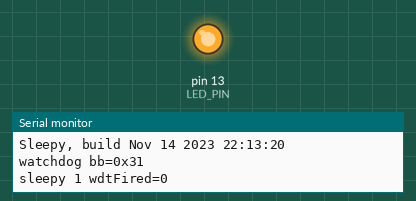
Bench run of a program on a simulated Arduino Uno, built with avr-gcc and run on an emulated ATmega328P. Parts: output pins drawn as LEDs (lit = HIGH), the last lines printed to the serial monitor. Sleep ends after the set time or at an interrupt.

Above: at 0.12 s.
At 8.2 s:
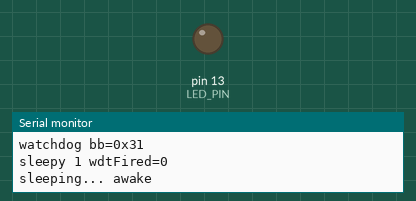
Timing chart, 0 to 21.3 s (numbered marks = the images above):
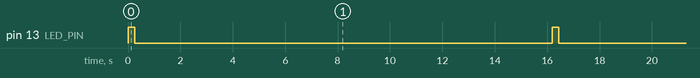

Measured:
- by itself, pin 13 (LED_PIN): alternates HIGH for 0.25 s and LOW for 16.1 s

The program:

main.cpp
```cpp
// (licence header left out)
#include <Arduino.h>
#include <avr/wdt.h>
#include <avr/sleep.h>

// Pin 13 has an LED connected on most Arduino boards:
const int LED_PIN = 13;

int counter = 0;
volatile int wdtFired = 0;


/**
 * Set the watchdog to interrupt every few seconds and not reset the system
 * 0=16ms, 1=32ms,2=64ms,3=128ms,4=250ms,5=500ms, 6=1 sec,7=2 sec, 8=4 sec, 9=8sec
 */
void watchdogSetup(int delay) {

  byte bb;
  if (delay > 9 ) delay=9;
  bb=delay & 7;
  if (delay > 7) bb|= (1<<5);
  bb|= (1<<WDCE);

  Serial.print("watchdog bb=0x");
  Serial.println((int)bb, HEX);

  MCUSR &= ~(1<<WDRF);
  // start timed sequence
  WDTCSR |= (1<<WDCE) | (1<<WDE);
  // set new watchdog timeout value
  WDTCSR = bb;
  WDTCSR |= _BV(WDIE);
}

void setup() {
    Serial.begin(115200);
    Serial.println("Sleepy, build " __DATE__ " " __TIME__);

    pinMode(LED_PIN, OUTPUT);

    watchdogSetup(WDTO_8S);
}

void loop() {
    Serial.print("sleepy ");
    Serial.print(++counter);
    Serial.print(" wdtFired=");
    Serial.println(wdtFired);
    wdtFired = 0;
    digitalWrite(LED_PIN, HIGH);  // set the LED on
    delay(250);
    digitalWrite(LED_PIN, LOW);  // set the LED on

    Serial.print("sleeping... ");
    delay(20);

    set_sleep_mode(SLEEP_MODE_PWR_DOWN); // sleep mode is set here
    sleep_enable();
    sleep_mode();                        // System sleeps here
    sleep_disable();                     // System continues execution here when watchdog timed out

    Serial.println("awake");
    delay(8000);
}

//****************************************************************
// Watchdog Interrupt Service / is executed when  watchdog timed out
ISR(WDT_vect) {
  wdtFired = 1;  // set global flag to indicate WDT has fired
}
```
